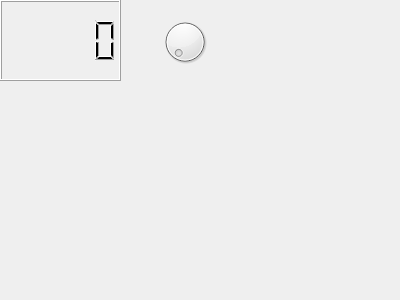
<?xml version="1.0" encoding="UTF-8"?>
<ui version="4.0">
 <class>MyWidget</class>
 <widget class="QWidget" name="MyWidget">
  <property name="geometry">
   <rect>
    <x>0</x>
    <y>0</y>
    <width>400</width>
    <height>300</height>
   </rect>
  </property>
  <property name="windowTitle">
   <string>MyWidget</string>
  </property>
  <widget class="QLCDNumber" name="lcdNumber">
   <property name="geometry">
    <rect>
     <x>0</x>
     <y>0</y>
     <width>121</width>
     <height>81</height>
    </rect>
   </property>
  </widget>
  <widget class="QDial" name="dial">
   <property name="geometry">
    <rect>
     <x>160</x>
     <y>10</y>
     <width>50</width>
     <height>64</height>
    </rect>
   </property>
  </widget>
 </widget>
 <layoutdefault spacing="6" margin="11"/>
 <resources/>
 <connections/>
</ui>
